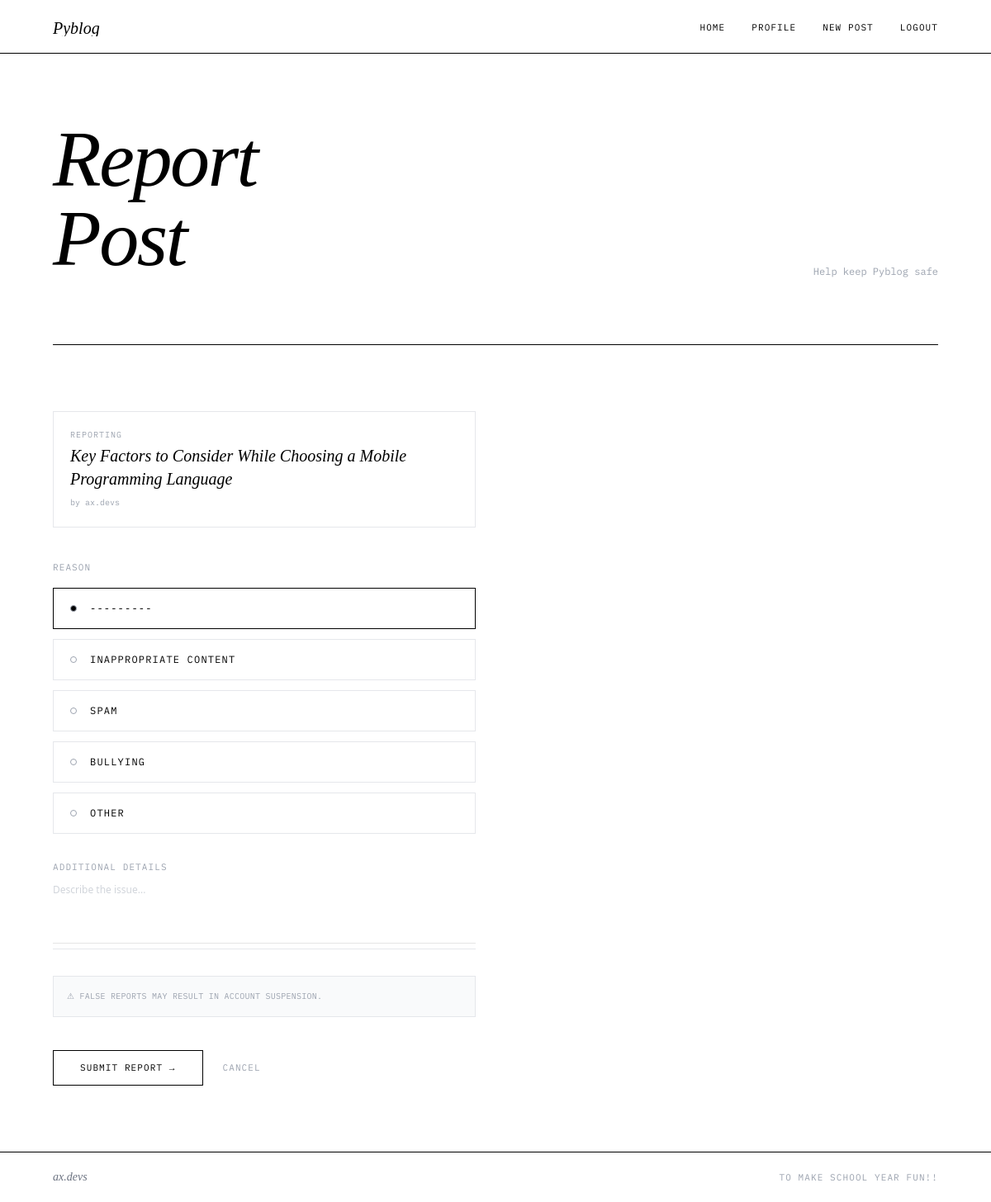
The app's page /post/5/report/ (signed in) with its own data.
### blog/models.py (models this page shows, shortened)
class Post(models.Model):
    title = models.CharField(max_length = 255)
    body = models.TextField()
    created_on = models.DateTimeField(auto_now_add = True)
    last_modified = models.DateTimeField(auto_now = True)
    categories = models.ManyToManyField('Category', related_name = 'posts')
    image = models.ImageField(upload_to = 'post_images/', blank = True, null = True)
    author = models.ForeignKey(User, on_delete=models.CASCADE, related_name='posts')

### blog/views.py (the view)
# urls.py: path('post/<int:pk>/report/', views.report_post, name='report'),
@login_required
def report_post(request, pk):
    post = get_object_or_404(Post, pk=pk)
    if request.method == 'POST':
        form = ReportForm(request.POST)
        if form.is_valid():
            report = form.save(commit=False)
            report.post = post
            report.reported_by = request.user
            report.save()
            messages.success(request, 'Report submitted. Thank you.')
            return redirect('blog_detail', pk=pk)
    else:
        form = ReportForm()
    return render(request, 'blog/report.html', {'form': form, 'post': post})

### blog/forms.py
class ReportForm(forms.ModelForm):
        class Meta:
            model = Report
            fields = ['reason','details']
            widgets = {
                'reason': forms.Select(attrs = {
                    'class': INPUT_CLASS,
                }),
                'details': forms.Textarea(attrs = {
                    'class': INPUT_CLASS,
                    'placeholder': 'Additional details (optional)',
                    'rows': 1,
                }),
            }

### templates/blog/report.html (shortened to what this page needs)
{% load static %}
<!DOCTYPE html>
<html lang="en">
<head>
    <script src="https://cdn.tailwindcss.com"></script>
</head>
<body class="bg-white text-black min-h-screen flex flex-col">
    <header class="border-b border-black relative z-50">
        <div class="max-w-6xl mx-auto px-4 sm:px-6 lg:px-10 py-5 flex items-center justify-between">
            <a href="/" class="font-serif text-xl italic font-light group relative overflow-hidden inline-block h-[1.2em]">
                <span class="inline-block transition-transform duration-500 group-hover:-translate-y-full">Pyblog</span>
            </a>
            <nav class="desktop-nav items-center gap-8">
                <a href="{% url 'blog_index' %}"
                    class="font-mono text-[11px] tracking-widest uppercase relative overflow-hidden group inline-block h-[1.2em]">
                    <span class="inline-block transition-transform duration-300 group-hover:-translate-y-full">Home</span>
                </a>
                {% if user.is_authenticated %}
                <a href="{% url 'profile' %}"
                    class="font-mono text-[11px] tracking-widest uppercase relative overflow-hidden group inline-block h-[1.2em]">
                    <span class="inline-block transition-transform duration-300 group-hover:-translate-y-full">Profile</span>
                </a>
                <a href="{% url 'blog_create' %}"
                    class="font-mono text-[11px] tracking-widest uppercase relative overflow-hidden group inline-block h-[1.2em]">
                    <span class="inline-block transition-transform duration-300 group-hover:-translate-y-full">New Post</span>
                </a>
                <a href="{% url 'logout' %}"
                    class="font-mono text-[11px] tracking-widest uppercase relative overflow-hidden group inline-block h-[1.2em]">
                    <span class="inline-block transition-transform duration-300 group-hover:-translate-y-full">Logout</span>
                </a>
                {% endif %}
            </nav>
        </div>
    </header>
    <main class="flex-1 max-w-6xl mx-auto w-full px-4 sm:px-6 lg:px-10">
        <div
            class="py-10 sm:py-14 lg:py-20 border-b border-black flex flex-col sm:flex-row sm:items-end sm:justify-between gap-4">
            <h1 class="font-serif text-5xl sm:text-6xl lg:text-8xl italic font-light leading-[0.9] tracking-tight">
                Report<br>Post
            </h1>
            <span class="font-mono text-xs text-gray-400">
                Help keep Pyblog safe
            </span>
        </div>
        <div class="form-wrap max-w-lg py-10 sm:py-14 lg:py-20">
            <div class="mb-10 p-5 border border-gray-200">
                <span class="font-mono text-[10px] uppercase tracking-widest text-gray-400 block mb-1">
                    Reporting
                </span>
                <p class="font-serif text-xl italic font-light">
                    {{ post.title }}
                </p>
                <span class="font-mono text-[10px] text-gray-400">
                    by {{ post.author }}
                </span>
            </div>
            <form method="POST" class="space-y-8">
                <div>
                    <span class="font-mono text-[11px] uppercase tracking-widest text-gray-400 block mb-4">
                        Reason
                    </span>
                    <div class="space-y-3">
                        {% for value, label in form.reason.field.choices %}
                        <label class="reason-card block cursor-pointer">
                            <div
                                class="card-body flex items-center gap-4 border border-gray-200 px-5 py-4 hover:border-gray-400 transition-all duration-300">
                                <div
                                    class="card-dot w-2 h-2 rounded-full border border-gray-400 flex-shrink-0 transition-all duration-300">
                                </div>
                                <span class="font-mono text-xs uppercase tracking-widest">
                                    {{ label }}
                                </span>
                            </div>
                        </label>
                        {% endfor %}
                    </div>
                </div>
                <div
                    class="border-b border-gray-200 hover:border-gray-400 focus-within:border-black transition-all duration-300">
                    <span class="font-mono text-[11px] uppercase tracking-widest text-gray-400 block mb-1">
                        Additional Details
                    </span>
                    <textarea name="details" rows="4"
                        class="w-full py-2 font-light text-xs bg-transparent text-black placeholder-gray-300 resize-none"
                        placeholder="Describe the issue..."></textarea>
                </div>
                <div class="flex gap-3 p-4 border border-gray-200 bg-gray-50">
                    <span class="font-mono text-[10px] text-gray-400 leading-relaxed uppercase tracking-wide">
                        ⚠ False reports may result in account suspension.
                    </span>
                </div>
                <div class="flex flex-col sm:flex-row items-start sm:items-center gap-4 sm:gap-6 pt-2">
                    <button type="submit"
                        class="font-mono text-[11px] tracking-widest uppercase border border-black px-8 py-3 hover:bg-black hover:text-white transition-all duration-300 w-full sm:w-auto">
                        Submit Report →
                    </button>
                    <a href="{% url 'blog_detail' post.pk %}"
                        class="font-mono text-[11px] uppercase tracking-widest text-gray-400 hover:text-black transition-colors duration-300">
                        Cancel
                    </a>
                </div>
            </form>
        </div>
    </main>
    <footer class="border-t border-black mt-auto">
        <div class="max-w-6xl mx-auto px-4 sm:px-6 lg:px-10 py-5 flex flex-col sm:flex-row items-center justify-between gap-2">
            <span class="font-serif italic text-sm text-gray-500">
                ax.devs
            </span>
            <span class="font-mono text-[11px] uppercase tracking-widest text-gray-400">
                To make school year fun!!
            </span>
        </div>
    </footer>
</body>
</html>

### templates/blog/report.html (style rules this page uses)
* { -webkit-font-smoothing: antialiased; }
.form-wrap { animation: up 0.35s ease both; animation-delay: 0.05s; }
input, textarea, select { outline: none; width: 100%; background: transparent; border: none; border-bottom: 1px solid #e5e5e5; padding: 0.5rem 0; font-family: inherit; font-size: inherit; transition: border-color 0.2s ease; }
.reason-card input[type="radio"]:checked ~ .card-body { border-color: black; }
.reason-card input[type="radio"]:checked ~ .card-body .card-dot { background: black; }
@media (min-width: 768px) { .desktop-nav { display: flex !important; } }

### records on screen
Post: title "Key Factors to Consider While Choosing a Mobile Programming Language", author "ax.devs"

### other values on screen
{{ label }} "---------" "INAPPROPRIATE CONTENT" "SPAM" "BULLYING" "OTHER"
